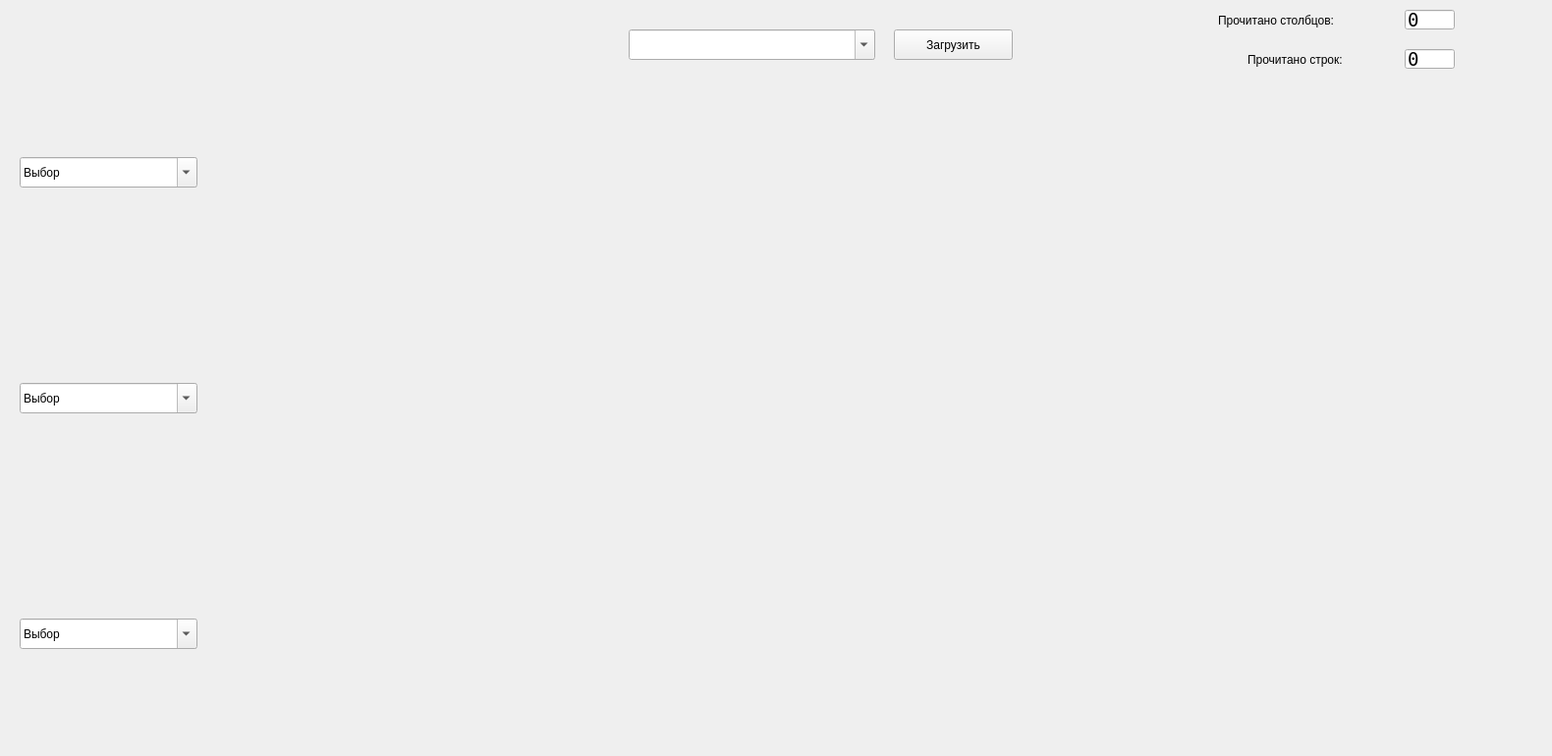
    <widget class="QWidget" name="tab_4">
     <attribute name="title">
      <string>Смотрелки</string>
     </attribute>
     <widget class="QComboBox" name="comboBox_6">
      <property name="enabled">
       <bool>true</bool>
      </property>
      <property name="geometry">
       <rect>
        <x>20</x>
        <y>630</y>
        <width>181</width>
        <height>31</height>
       </rect>
      </property>
      <property name="editable">
       <bool>true</bool>
      </property>
      <property name="currentText">
       <string>Выбор</string>
      </property>
     </widget>
     <widget class="PlotWidget" name="widget_7" native="true">
      <property name="geometry">
       <rect>
        <x>210</x>
        <y>80</y>
        <width>1361</width>
        <height>221</height>
       </rect>
      </property>
     </widget>
     <widget class="QComboBox" name="comboBox_5">
      <property name="enabled">
       <bool>true</bool>
      </property>
      <property name="geometry">
       <rect>
        <x>20</x>
        <y>390</y>
        <width>181</width>
        <height>31</height>
       </rect>
      </property>
      <property name="editable">
       <bool>true</bool>
      </property>
      <property name="currentText">
       <string>Выбор</string>
      </property>
     </widget>
     <widget class="QComboBox" name="comboBox_4">
      <property name="enabled">
       <bool>true</bool>
      </property>
      <property name="geometry">
       <rect>
        <x>20</x>
        <y>160</y>
        <width>181</width>
        <height>31</height>
       </rect>
      </property>
      <property name="editable">
       <bool>true</bool>
      </property>
      <property name="currentText">
       <string>Выбор</string>
      </property>
     </widget>
     <widget class="PlotWidget" name="widget_8" native="true">
      <property name="geometry">
       <rect>
        <x>210</x>
        <y>310</y>
        <width>1361</width>
        <height>221</height>
       </rect>
      </property>
     </widget>
     <widget class="PlotWidget" name="widget_9" native="true">
      <property name="geometry">
       <rect>
        <x>210</x>
        <y>540</y>
        <width>1361</width>
        <height>221</height>
       </rect>
      </property>
     </widget>
     <widget class="QPushButton" name="pushButton_9">
      <property name="geometry">
       <rect>
        <x>910</x>
        <y>30</y>
        <width>121</width>
        <height>31</height>
       </rect>
      </property>
      <property name="text">
       <string>Загрузить</string>
      </property>
     </widget>
     <widget class="QLabel" name="label_68">
      <property name="geometry">
       <rect>
        <x>1040</x>
        <y>30</y>
        <width>31</width>
        <height>31</height>
       </rect>
      </property>
      <property name="text">
       <string/>
      </property>
      <property name="pixmap">
       <pixmap>C:/Users/BINP-user/.designer/backup/icon/gray-led-on.png</pixmap>
      </property>
      <property name="scaledContents">
       <bool>true</bool>
      </property>
     </widget>
     <widget class="QLineEdit" name="lineEdit_20">
      <property name="geometry">
       <rect>
        <x>1430</x>
        <y>10</y>
        <width>51</width>
        <height>20</height>
       </rect>
      </property>
      <property name="font">
       <font>
        <family>Inconsolata</family>
        <pointsize>14</pointsize>
       </font>
      </property>
      <property name="text">
       <string>0</string>
      </property>
     </widget>
     <widget class="QLabel" name="label_69">
      <property name="geometry">
       <rect>
        <x>1240</x>
        <y>10</y>
        <width>191</width>
        <height>21</height>
       </rect>
      </property>
      <property name="text">
       <string>Прочитано столбцов:</string>
      </property>
     </widget>
     <widget class="QLineEdit" name="lineEdit_21">
      <property name="geometry">
       <rect>
        <x>1430</x>
        <y>50</y>
        <width>51</width>
        <height>20</height>
       </rect>
      </property>
      <property name="font">
       <font>
        <family>Inconsolata</family>
        <pointsize>14</pointsize>
       </font>
      </property>
      <property name="text">
       <string>0</string>
      </property>
     </widget>
     <widget class="QLabel" name="label_70">
      <property name="geometry">
       <rect>
        <x>1270</x>
        <y>50</y>
        <width>161</width>
        <height>21</height>
       </rect>
      </property>
      <property name="text">
       <string>Прочитано строк:</string>
      </property>
     </widget>
     <widget class="QComboBox" name="comboBox_7">
      <property name="enabled">
       <bool>true</bool>
      </property>
      <property name="geometry">
       <rect>
        <x>640</x>
        <y>30</y>
        <width>251</width>
        <height>31</height>
       </rect>
      </property>
      <property name="editable">
       <bool>true</bool>
      </property>
      <property name="currentText">
       <string/>
      </property>
      <property name="placeholderText" stdset="0">
       <string>Выберите файл</string>
      </property>
     </widget>
    </widget>
